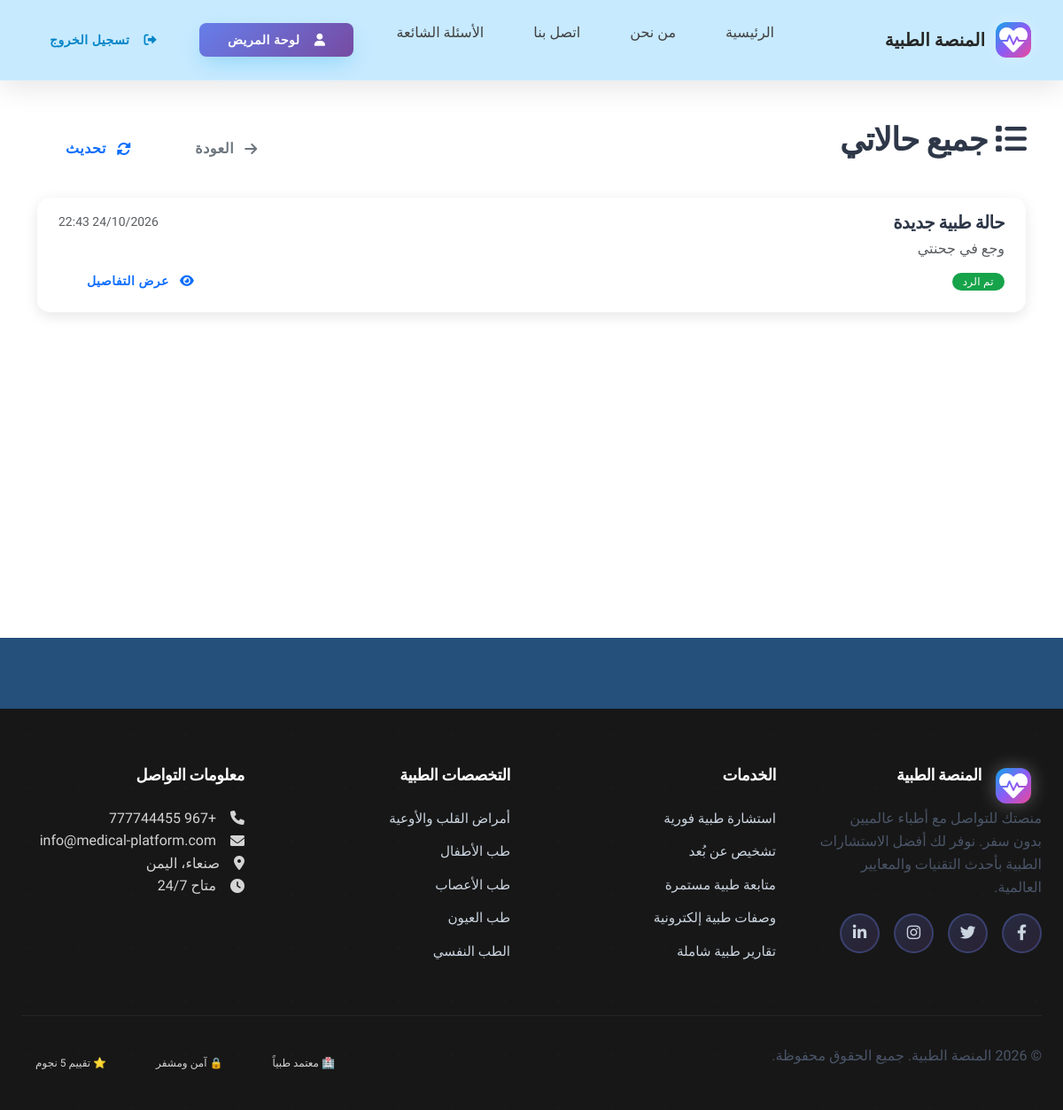
The page /patients/all-cases/ (signed in) on the database its author committed.
### patients/models.py (models this page shows, shortened)
class MedicalCase(models.Model):
    PRIORITY_CHOICES = (
        ('low', 'منخفضة'),
        ('medium', 'متوسطة'),
        ('high', 'عالية'),
        ('urgent', 'عاجلة'),
    )
    STATUS_CHOICES = (
        ('pending', 'قيد الانتظار'),
        ('in_progress', 'قيد المراجعة'),
        ('completed', 'تم الرد'),
        ('cancelled', 'ملغية'),
    )
    patient = models.ForeignKey(Patient, on_delete=models.CASCADE, related_name='medical_cases')
    doctor = models.ForeignKey(Doctor, on_delete=models.SET_NULL, null=True, blank=True, related_name='assigned_cases')
    title = models.CharField(max_length=200, default='حالة طبية جديدة')
    description = models.TextField()
    symptoms = models.TextField(blank=True, verbose_name="الأعراض")
    title_translated = models.CharField(max_length=200, blank=True, null=True, verbose_name="العنوان المترجم")
    description_translated = models.TextField(blank=True, null=True, verbose_name="الوصف المترجم")
    source_language = models.CharField(max_length=2, choices=[('ar', 'العربية'), ('en', 'English')], default='ar', verbose_name="اللغة الأصلية")
    translation_confidence = models.FloatField(default=0.0, verbose_name="مستوى الثقة في الترجمة")
    priority = models.CharField(max_length=10, choices=PRIORITY_CHOICES, default='medium')
    status = models.CharField(max_length=15, choices=STATUS_CHOICES, default='pending')
    created_at = models.DateTimeField(auto_now_add=True)
    updated_at = models.DateTimeField(auto_now=True)
    expected_response_time = models.DateTimeField(blank=True, null=True)
    class Meta:
        verbose_name = 'حالة طبية'
        verbose_name_plural = 'الحالات الطبية'
        ordering = ['-created_at']

### patients/views.py (the view)
# urls.py: path('all-cases/', views.AllCasesView.as_view(), name='all_cases'),
class AllCasesView(PatientRequiredMixin, TemplateView):
    template_name = 'patients/all_cases.html'
    def get_context_data(self, **kwargs):
        context = super().get_context_data(**kwargs)
        patient = get_object_or_404(Patient, user=self.request.user)
        cases = MedicalCase.objects.filter(patient=patient).order_by('-created_at')
        context['cases'] = cases
        context['patient'] = patient
        return context

### admin_panel/context_processors.py (called while the page is built, shortened)
def admin_context(request):
    context = {}
    return context

### patients/views.py (called while the page is built)
    def dispatch(self, request, *args, **kwargs):
        if not request.user.is_authenticated or request.user.user_type != 'patient':
            messages.error(request, _('يجب أن تكون مريضاً مسجلاً للوصول لهذه الصفحة.'))
            return redirect('accounts:login')
        return super().dispatch(request, *args, **kwargs)

### templates/patients/all_cases.html (shortened to what this page needs)
{% extends 'base.html' %}
{% load i18n %}
{% block content %}
<div class="container py-4">
    <div class="d-flex justify-content-between align-items-center mb-4">
        <h2><i class="fas fa-list me-2"></i>{% trans "جميع حالاتي" %}</h2>
        <div class="d-flex gap-2">
            <a href="{% url 'patients:dashboard' %}" class="btn btn-outline-secondary">
                <i class="fas fa-arrow-left me-1"></i>
                {% trans "العودة" %}
            </a>
            <button class="btn btn-outline-primary" onclick="window.location.reload()">
                <i class="fas fa-sync-alt me-1"></i>
                {% trans "تحديث" %}
            </button>
        </div>
    </div>
    {% if cases %}
        <div class="list-group">
            {% for case in cases %}
            <div class="list-group-item list-group-item-action">
                <div class="d-flex w-100 justify-content-between">
                    <h5 class="mb-1">{{ case.title }}</h5>
                    <small class="text-muted">{{ case.created_at|date:"d/m/Y H:i" }}</small>
                </div>
                <p class="mb-1 text-muted">{{ case.description|truncatewords:25 }}</p>
                <div class="d-flex justify-content-between align-items-center">
                    <div>
                        {% if case.status == 'pending' %}
                            <span class="badge bg-warning">{% trans "قيد الانتظار" %}</span>
                        {% elif case.status == 'in_progress' %}
                            <span class="badge bg-info">{% trans "قيد المراجعة" %}</span>
                        {% elif case.status == 'completed' %}
                            <span class="badge bg-success">{% trans "تم الرد" %}</span>
                        {% elif case.status == 'cancelled' %}
                            <span class="badge bg-secondary">{% trans "ملغية" %}</span>
                        {% endif %}
                    </div>
                    <a href="{% url 'patients:case_detail' case.id %}" class="btn btn-sm btn-outline-primary">
                        <i class="fas fa-eye me-1"></i>{% trans "عرض التفاصيل" %}
                    </a>
                </div>
            </div>
            {% endfor %}
        </div>
    {% else %}
        <div class="text-center py-5">
            <i class="fas fa-file-medical fa-4x text-muted mb-3"></i>
            <h4 class="text-muted">{% trans "لا توجد حالات" %}</h4>
        </div>
    {% endif %}
</div>
{% endblock %}

### static/css/components.css (style rules this page uses)
.btn { display: inline-flex; align-items: center; justify-content: center; gap: var(--space-2); padding: var(--space-3) var(--space-6); font-family: var(--font-primary); font-weight: var(--font-semibold); font-size: var(--text-base); line-height: var(--leading-none); text-decoration: none; border: none; border-radius: var(--radius-lg); cursor: pointer; transition: all var(--duration-200) var(--ease-out); position: relative; overflow: hidden; white-space: nowrap; }
.btn::before { content: ''; position: absolute; top: 0; left: -100%; width: 100%; height: 100%; background: linear-gradient(90deg, transparent, rgba(255, 255, 255, 0.2), transparent); transition: left var(--duration-500) var(--ease-out); }
.btn-sm { padding: var(--space-2) var(--space-4); font-size: var(--text-sm); }

### static/css/premium-typography.css (style rules this page uses)
:root { --font-arabic-primary: 'Tajawal', 'IBM Plex Sans Arabic', 'Almarai', sans-serif; --font-arabic-secondary: 'Noto Kufi Arabic', 'Almarai', sans-serif; --font-arabic-display: 'Almarai', 'Tajawal', sans-serif; --font-english-primary: 'Poppins', 'Montserrat', 'Nunito', sans-serif; --font-english-secondary: 'Nunito', 'Poppins', sans-serif; --font-english-display: 'Montserrat', 'Poppins', sans-serif; --font-weight-light: 300; --font-weight-regular: 400; --font-weight-medium: 500; --font-weight-semibold: 600; --font-weight-bold: 700; --font-weight-extrabold: 800; --font-weight-black: 900; --font-size-xs: 0.75rem; --font-size-sm: 0.875rem; --font-size-base: 1rem; --font-size-lg: 1.125rem; --font-size-xl: 1.25rem; --font-size-2xl: 1.5rem; --font-size-3xl: 1.875rem; --font-size-4xl: 2.25rem; --font-size-5xl: 3rem; --font-size-6xl: 3.75rem; --font-size-7xl: 4.5rem; --line-height-tight: 1.25; --line-height-snug: 1.375; --line-height-normal: 1.5; --line-height-relaxed: 1.625; --line-height-loose: 2; --letter-spacing-tighter: -0.05em; --letter-spacing-tight: -0.025em; --letter-spacing-normal: 0; --letter-spacing-wide: 0.025em; --letter-spacing-wider: 0.05em; --letter-spacing-widest: 0.1em; }
* { -webkit-font-smoothing: antialiased; -moz-osx-font-smoothing: grayscale; text-rendering: optimizeLegibility; }
body { font-family: var(--font-arabic-primary); font-weight: var(--font-weight-regular); font-size: var(--font-size-base); line-height: var(--line-height-normal); letter-spacing: var(--letter-spacing-normal); color: #1a202c; background-color: #ffffff; }
h1, h2, h3, h4, h5, h6, .h1, .h2, .h3, .h4, .h5, .h6 { font-family: var(--font-arabic-display); font-weight: var(--font-weight-bold); line-height: var(--line-height-tight); letter-spacing: var(--letter-spacing-tight); margin-bottom: 0.5em; color: #2d3748; }
h2, .h2 { font-size: var(--font-size-4xl); font-weight: var(--font-weight-bold); }
h5, .h5 { font-size: var(--font-size-xl); font-weight: var(--font-weight-semibold); }
p, .text-body { font-family: var(--font-arabic-primary); font-size: var(--font-size-base); line-height: var(--line-height-relaxed); margin-bottom: 1rem; color: #4a5568; }
.btn { font-family: var(--font-arabic-primary); font-weight: var(--font-weight-semibold); font-size: var(--font-size-base); letter-spacing: var(--letter-spacing-wide); text-transform: none; }
.btn-sm { font-size: var(--font-size-sm); font-weight: var(--font-weight-medium); }
.badge { font-family: var(--font-arabic-primary); font-weight: var(--font-weight-semibold); font-size: var(--font-size-xs); letter-spacing: var(--letter-spacing-wide); }
[dir="rtl"] { text-align: right; }

### static/css/patient-dashboard.css (style rules this page uses)
.badge { display: inline-flex; align-items: center; gap: var(--space-1); padding: var(--space-1) var(--space-3); border-radius: var(--radius-full); font-size: var(--text-xs); font-weight: var(--font-medium); text-transform: uppercase; letter-spacing: var(--tracking-wide); }

### static/css/style.css (style rules this page uses)
body { font-family: 'Cairo', sans-serif; background-color: #25507b; }
.btn { border-radius: 8px; font-weight: 600; }

### static/css/multilingual.css (style rules this page uses)
[dir="rtl"] { text-align: right; }
[dir="rtl"] .me-2 { margin-left: 0.5rem !important; margin-right: 0 !important; }
[lang="ar"] { font-family: 'Cairo', 'Segoe UI', Tahoma, Geneva, Verdana, sans-serif; }
[dir="rtl"] .btn .fas, [dir="rtl"] .btn .far { margin-left: 0.5rem; margin-right: 0; }

### static/css/layout-fixes.css (style rules this page uses)
[dir="rtl"] .me-1 { margin-left: 0.25rem !important; margin-right: 0 !important; }
[dir="rtl"] .me-2 { margin-left: 0.5rem !important; margin-right: 0 !important; }
[dir="rtl"] .fa-arrow-left:before { content: "\f061"; }
::placeholder { color: #94a3b8 !important; opacity: 1; }

### static/css/language-switcher.css (style rules this page uses)
[dir="rtl"] .me-2 { margin-right: 0 !important; margin-left: 0.5rem !important; }

### rows shown on the page
MedicalCase: title "حالة طبية جديدة", created_at "24/10/2026 22:43", description "وجع في جحنتي"
